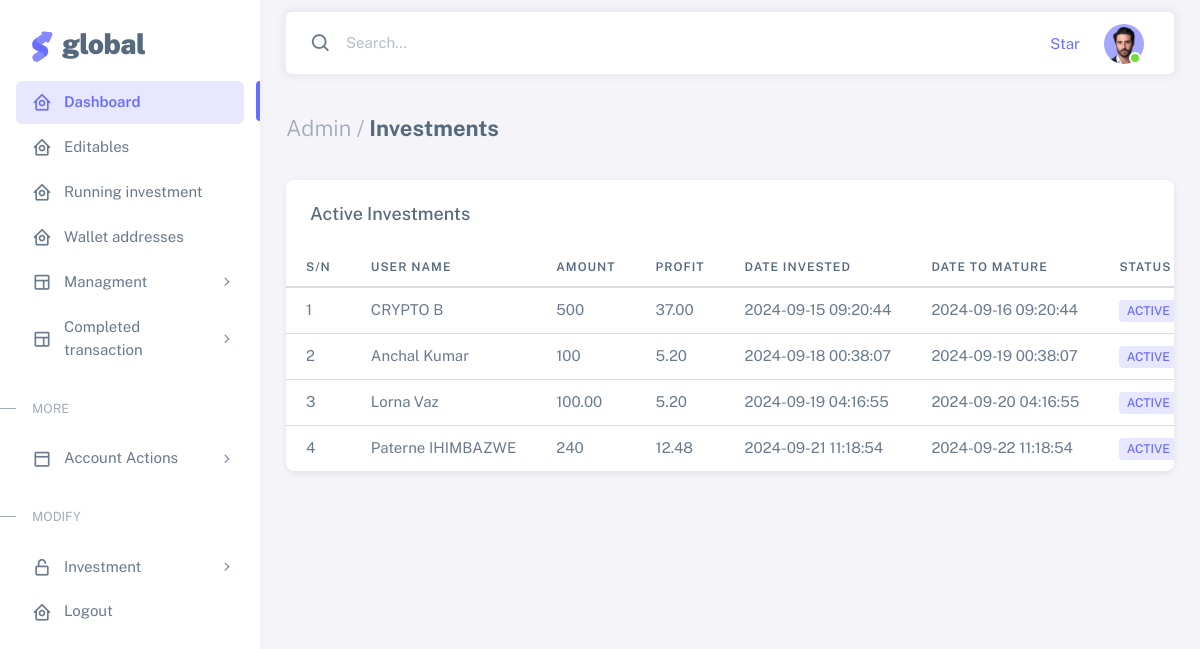
/admin/delayinvest.php, run on the app's committed database.
### tables this page shows
CREATE TABLE `investments` (
  `id` int NOT NULL AUTO_INCREMENT,
  `user_id` int NOT NULL,
  `plan` varchar(255) NOT NULL,
  `amount` varchar(100) NOT NULL,
  `email` varchar(100) NOT NULL,
  `profit` decimal(10,2) NOT NULL,
  `number_of_day` int NOT NULL,
  `total` varchar(255) NOT NULL,
  `date_invested` varchar(100) NOT NULL,
  `date_to_mature` varchar(100) NOT NULL,
  `ends_on` varchar(100) NOT NULL,
  `status` int NOT NULL,
  PRIMARY KEY (`id`),
  KEY `user_id` (`user_id`)
);

CREATE TABLE `users` (
  `id` int NOT NULL AUTO_INCREMENT,
  `user` varchar(100) NOT NULL,
  `name` varchar(100) NOT NULL,
  `email` varchar(100) NOT NULL,
  `phone` varchar(100) NOT NULL,
  `profile_image` varchar(300) NOT NULL,
  `password` varchar(100) NOT NULL,
  `country` varchar(100) NOT NULL,
  `wallet` varchar(100) NOT NULL,
  `ref_wallet` varchar(100) NOT NULL,
  `gain_wallet` varchar(100) NOT NULL,
  `total_deposit` float NOT NULL,
  `total_withdrawal` float NOT NULL,
  `trading_commission` int NOT NULL,
  `pending_investment` int NOT NULL,
  `referral_balance` int NOT NULL,
  `referral` int NOT NULL,
  `account_warning` enum('no','yes') NOT NULL,
  `restriction` enum('no','yes') NOT NULL,
  `promo_won` varchar(100) NOT NULL,
  `ref_id` varchar(100) NOT NULL,
  `referree` varchar(100) NOT NULL,
  `date_registered` varchar(100) NOT NULL,
  `paid_ref` varchar(11) NOT NULL,
  `dn_with` int NOT NULL,
  `status` varchar(11) NOT NULL,
  `kycstatus` enum('null','pending','declined','approved') NOT NULL,
  PRIMARY KEY (`id`)
);

### admin/delayinvest.php (the view, shortened to what this page needs)
<!DOCTYPE html>
<html lang="en" class="light-style layout-menu-fixed " dir="ltr" data-theme="theme-default" data-assets-path="assets/" data-template="vertical-menu-template-free">
<head>
  <link rel="stylesheet" href="assets/vendor/fonts/boxicons.css" />
  <link rel="stylesheet" href="assets/vendor/css/core.css" class="template-customizer-core-css" />
  <link rel="stylesheet" href="assets/vendor/css/theme-default.css" class="template-customizer-theme-css" />
  <link rel="stylesheet" href="assets/css/demo.css" />
  <link rel="stylesheet" href="assets/vendor/libs/perfect-scrollbar/perfect-scrollbar.css" />
</head>
<body>
  <div class="layout-wrapper layout-content-navbar  ">
    <div class="layout-container">
      <?php include('includes/side_bar.php') ?>
      <div class="layout-page">
        <nav class="layout-navbar container-xxl navbar navbar-expand-xl navbar-detached align-items-center bg-navbar-theme" id="layout-navbar">
          <div class="navbar-nav-right d-flex align-items-center" id="navbar-collapse">
            <div class="navbar-nav align-items-center">
              <div class="nav-item d-flex align-items-center">
                <i class="bx bx-search fs-4 lh-0"></i>
                <input type="text" class="form-control border-0 shadow-none" placeholder="Search..." aria-label="Search...">
              </div>
            </div>
            <ul class="navbar-nav flex-row align-items-center ms-auto">
              <li class="nav-item lh-1 me-3">
                <a class="github-button" href="https://github.com/themeselection/sneat-html-admin-template-free" data-icon="octicon-star" data-size="large" data-show-count="true" aria-label="Star themeselection/sneat-html-admin-template-free on GitHub">Star</a>
              </li>
              <li class="nav-item navbar-dropdown dropdown-user dropdown">
                <a class="nav-link dropdown-toggle hide-arrow" href="javascript:void(0);" data-bs-toggle="dropdown">
                  <div class="avatar avatar-online">
                    <img src="assets/img/avatars/1.png" alt class="w-px-40 h-auto rounded-circle">
                  </div>
                </a>
              </li>
            </ul>
          </div>
        </nav>
        <div class="content-wrapper">
          <div class="container-xxl flex-grow-1 container-p-y">
            <h4 class="fw-bold py-3 mb-4">
              <span class="text-muted fw-light">Admin /</span> Investments
            </h4>
            <div class="card">
              <h5 class="card-header">Active Investments </h5>
              <div class="table-responsive text-nowrap">
                <table class="table">
                  <thead>
                    <tr>
                      <th>S/N</th>
                      <th>User Name</th>
                      <th>Amount</th>
                      <th>profit</th>
                      <th>Date Invested</th>
                      <th>Date To Mature</th>
                      <th>Status</th>
                    </tr>
                  </thead>
                  <tbody class="table-border-bottom-0">
                    <?php
                    $sql = mysqli_query($con, "SELECT * FROM `investments` WHERE `status` = '0'");
                    if (mysqli_num_rows($sql)) {
                      $count = 1;
                      while ($details = mysqli_fetch_assoc($sql)) {
                    ?>
                        <tr>
                          <td><?php echo $count ?></td>
                          <td>
                            <?php
                              $id = $details['user_id'];
                              $get_user = mysqli_query($con, "SELECT * FROM `users` WHERE `id` = '$id'");
                              $user = mysqli_fetch_assoc($get_user);
                              echo $user['name'];
                            ?>
                          </td>
                          <td><?php echo $details['amount'] ?></td>
                          <td><?php echo $details['profit'] ?></td>
                          <td><?php echo $details['date_invested'] ?></td>
                          <td><?php echo $details['date_to_mature'] ?></td>
                          <td>
                            <?php
                                if ($details['status'] == 0) {
                                  echo "<span class=\"badge bg-label-primary me-1\">ACTIVE</span>";
                                } else if ($details['status'] == 1) {
                                  echo "<span class=\"badge bg-label-warning me-1\">DONE</span>";
                                } else {
                                  echo "<span class=\"badge bg-label-danger me-1\">UNDEFINED</span>";
                                }
                            ?>
                          </td>
                        </tr>
                    <?php $count++;
                      }
                    } else {
                      echo "no Results";
                    } ?>
                  </tbody>
                </table>
              </div>
            </div>
          </div>
        </div>
      </div>
    </div>
  </div>
</body>
</html>

### data on the page
investments: user.name "CRYPTO B", amount "500", profit "37.00", date_invested "2024-09-15 09:20:44", date_to_mature "2024-09-16 09:20:44", status "ACTIVE"
investments: user.name "Anchal Kumar", amount "100", profit "5.20", date_invested "2024-09-18 00:38:07", date_to_mature "2024-09-19 00:38:07", status "ACTIVE"
investments: user.name "Lorna Vaz", amount "100.00", profit "5.20", date_invested "2024-09-19 04:16:55", date_to_mature "2024-09-20 04:16:55", status "ACTIVE"
investments: user.name "Paterne IHIMBAZWE", amount "240", profit "12.48", date_invested "2024-09-21 11:18:54", date_to_mature "2024-09-22 11:18:54", status "ACTIVE"
